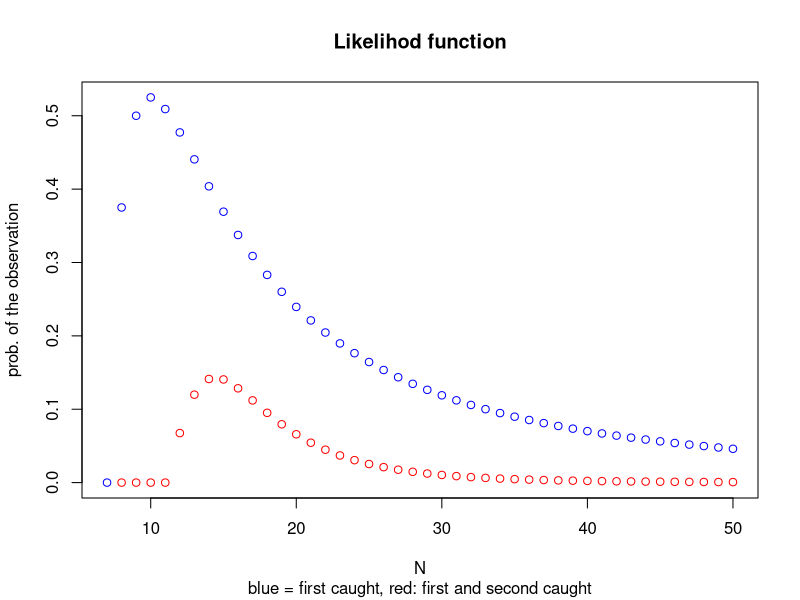

Write R code to recreate this figure.
#########################################################
# To determine the number of N of red deers living in a
# precinct region 7 red deer were caught and marked in a 
# trapping action. Afterwards the animals were again 
# released. After a certain time, another trapping action 
# was started. Thereby 3 red deer were caught, whereby 2 
# already were marked. It is assumed that between the no 
# influx or outflow of red deer in the region and that the 
# animals were not able to pass the region within a short 
# period of time. 
# Determine a maximum likelihood estimator for the total 
# number N of the red deer living in the region.
#
# file: max_likelihood_deers_sol.R
#########################################################

library(tidyverse)
library(xtable)

n.marked <- 7
n.caught.1 <- 3
n.rd.1 <- 2
n.caught.2 <- 8
n.rd.2 <- 4

# create a tibble with prob. of the observation dep. on N
ml.est.N <- tibble(
  N = n.marked:50,
  est.1 = dhyper(x=n.rd.1,m=n.marked,n=N-n.marked,k=n.caught.1),
  est.2 = est.1 * 
    dhyper(x=n.rd.2,m=n.marked+(n.caught.1-n.rd.1),
           n=N-n.marked-(n.caught.1-n.rd.1),k=n.caught.2)
)
head(ml.est.N,20)

# diagramm of the likelihood functions
plot(x = ml.est.N$N, y = ml.est.N$est.1, col = "blue",
     xlab = "N", ylab = "prob. of the observation",
     main = "Likelihod function",
     sub = "blue = first caught, red: first and second caught")
points(x = ml.est.N$N, y = ml.est.N$est.2, col = "red")

# find the maxima
ML.EST.1 <- ml.est.N %>%
  select(N, est.1) %>%
  filter(est.1 == max(est.1))
ML.EST.2 <- ml.est.N %>%
  select(N, est.2) %>%
  filter(est.2 == max(est.2))
ML.EST.1; ML.EST.2
